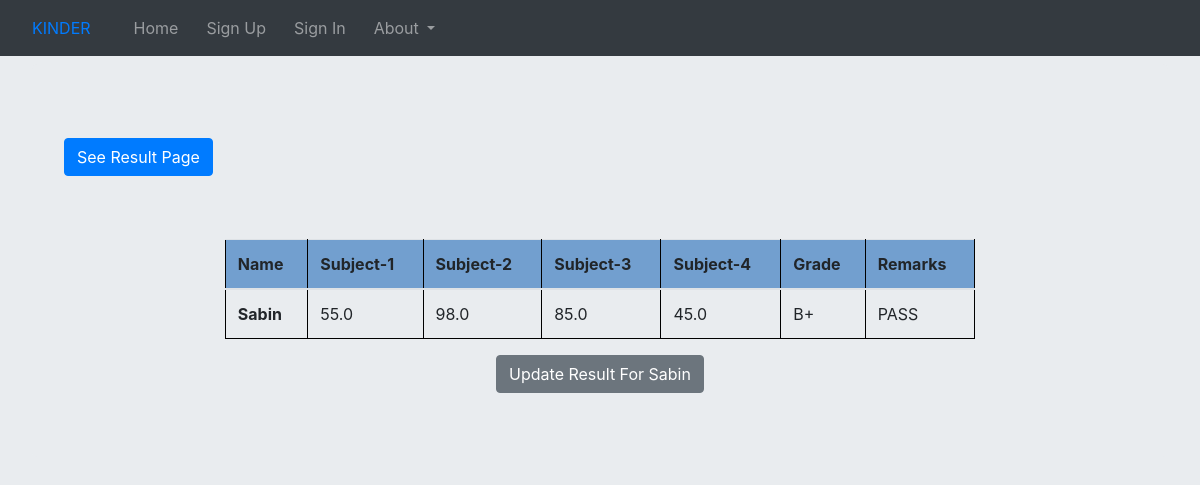
Page /home/result/7/ on the committed database.
### second/models.py (models this page shows, shortened)
class Result(models.Model):
    name = models.ForeignKey(SID, on_delete=models.CASCADE)
    subject1 = models.DecimalField(max_digits=4, decimal_places=1)
    subject2 = models.DecimalField(max_digits=4, decimal_places=1)
    subject3 = models.DecimalField(max_digits=4, decimal_places=1)
    subject4 = models.DecimalField(max_digits=4, decimal_places=1)
    grade = models.CharField(max_length=2)
    remarks = models.TextField()

class SID(models.Model):
    full_name = models.CharField(max_length=30)
    roll = models.IntegerField()
    childid = models.IntegerField()
    teacher = models.ForeignKey(User, on_delete=models.CASCADE)
    def __str__(self):
        return self.full_name

### second/views.py (the view)
# urls.py: path('result/<int:pk>/', ResultDetail.as_view(), name='result-detail'),
class ResultDetail(DetailView):
    model = Result
    template_name = 'resultdetail.html'

### second/templates/resultdetail.html (shortened to what this page needs)
<!DOCTYPE html>
{% extends "base1.html" %}
{% block base2 %}
<html lang="en">
<head>
</head>
<body class="jumbotron">
    <div class="jumbotron">
        {% if user.user_teachers != "" %}
        <a class="btn btn-primary" href="{% url 'result' %}" style="margin-left: 0px; margin-top: 10px; margin-bottom: 15px;">See Result Page</a>
        {% endif %}
        <center>
            <br>
            <br>
            <table class="table table-hover" id="myTable" style="width: 70%">
                <thead class="thead-gray">
                    <tr>
                        <th>Name</th>
                        <th>Subject-1</th>
                        <th>Subject-2</th>
                        <th>Subject-3</th>
                        <th>Subject-4</th>
                        <th>Grade</th>
                        <th>Remarks</th>
                    </tr>
                </thead>
                        <tr>
                        <td><b>{{result.name}}</b></td>
                        <td>{{result.subject1}}</td>
                        <td>{{result.subject2}}</td>
                        <td>{{result.subject3}}</td>
                        <td>{{result.subject4}}</td>
                        <td>{{result.grade}}</td>
                        <td>{{result.remarks}}</td>
                        </tr>
            </table>
<a class='btn btn-secondary' href="{% url 'result-update' object.id %}">Update Result For {{result.name}}</a>
            </center>
    </div>
</body>
</html>
{% endblock %}

### second/templates/resultdetail.html (style rules this page uses)
table,th, td, tr { border: 1px solid black; border-collapse: collapse; }
#myTable th { background-color:#729FCFFF; }

### rows in the picture
Result: name "Sabin", subject1 "55.0", subject2 "98.0", subject3 "85.0", subject4 "45.0"
